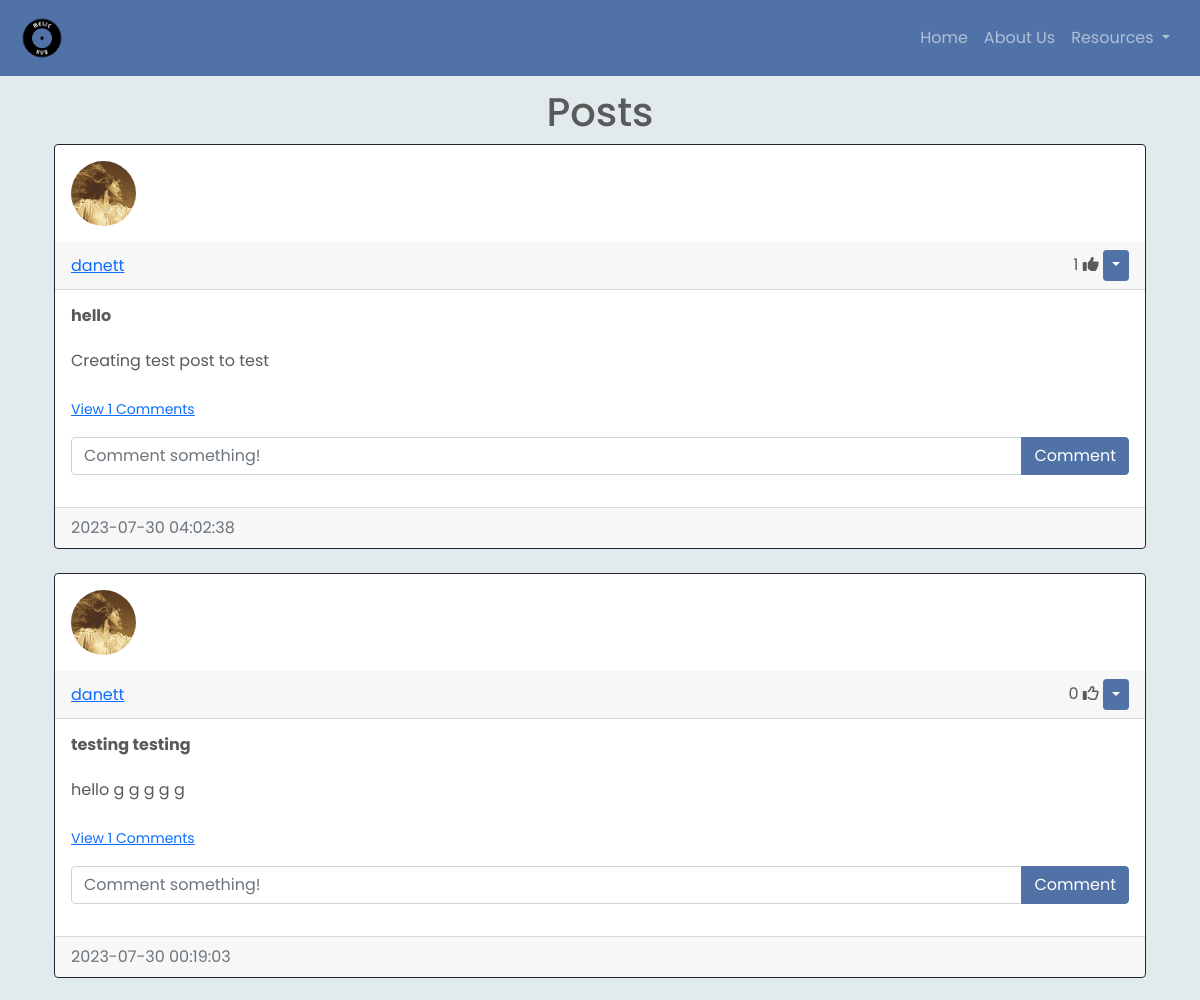
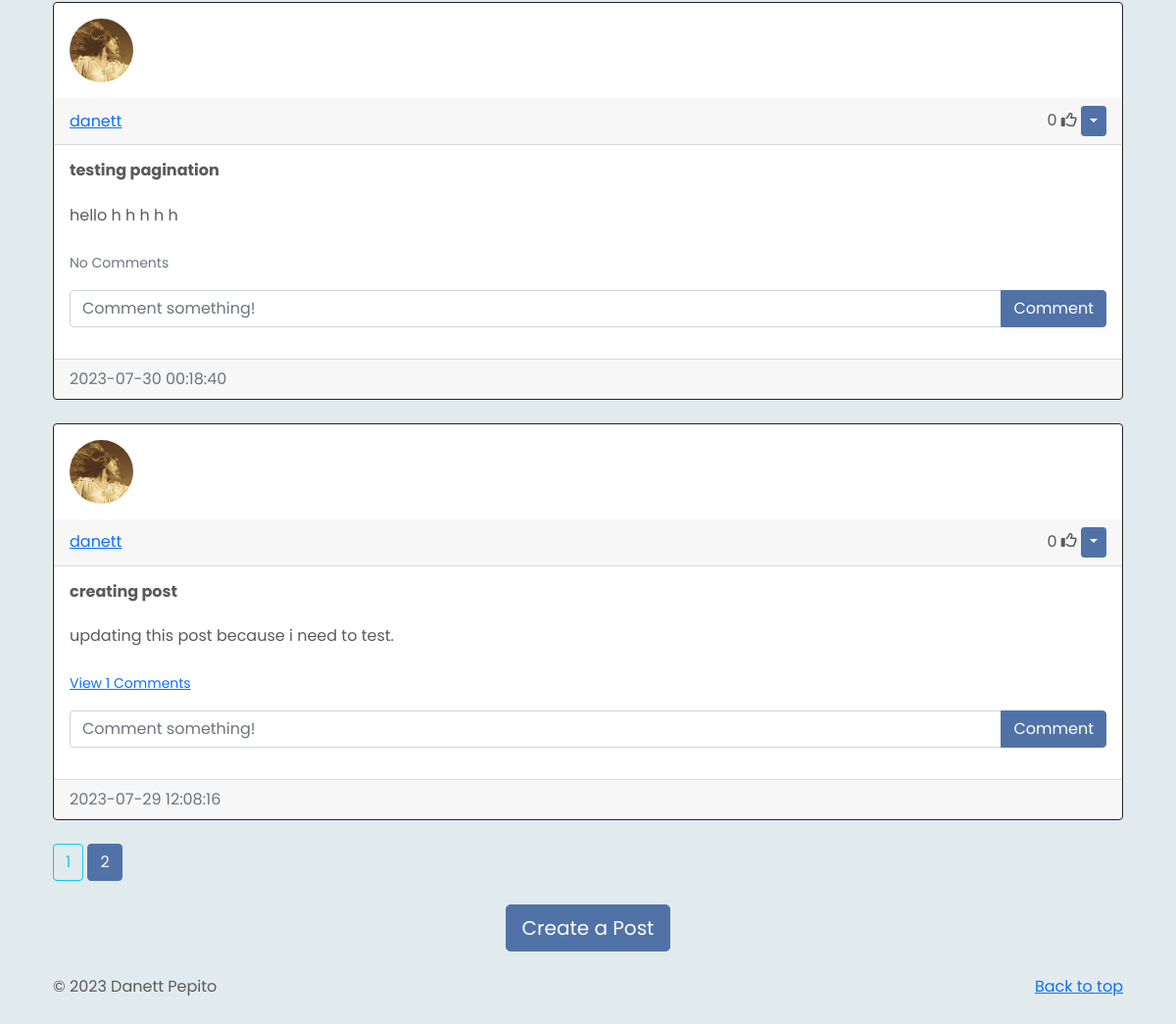
Screenshot of /blog?page=2 (signed in) with the database file from the repository (2 pictures, top to bottom).
### website/models.py (models this page shows)
class Post(db.Model):
    id = db.Column(db.Integer, primary_key=True)
    title = db.Column(db.String(100), nullable=False)
    text = db.Column(db.Text, nullable=False)
    date_created = db.Column(db.DateTime(timezone=True), default=func.now())
    author = db.Column(db.Integer, db.ForeignKey(
        'user.id', ondelete="CASCADE"), nullable=False)
    comments = db.relationship('Comment', backref='post', passive_deletes=True)
    likes = db.relationship('Like', backref='post', passive_deletes=True)

class User(db.Model, UserMixin):
    id = db.Column(db.Integer, primary_key=True)
    email = db.Column(db.String(150), unique=True)
    username = db.Column(db.String(150), unique=True)
    password = db.Column(db.String(150))
    image_file = db.Column(db.String(20), nullable=False,
                           default='default.jpg')
    date_created = db.Column(db.DateTime(timezone=True), default=func.now())
    posts = db.relationship('Post', backref='user', passive_deletes=True)
    comments = db.relationship('Comment', backref='user', passive_deletes=True)
    likes = db.relationship('Like', backref='user', passive_deletes=True)

### website/views.py (the view)
@views.route("/blog")
@login_required
def blog():
    page = request.args.get('page', 1, type=int)
    posts = Post.query.order_by(Post.date_created.desc()).paginate(page=page, per_page=4)
    return render_template("blog.html", user=current_user, posts=posts)

### website/templates/blog.html
{% extends "posts_div.html" %} {% block title %}Blog{% endblock %}

### website/templates/posts_div.html (shortened to what this page needs)
{% extends "base.html" %} {% block title %}Home{% endblock %} {% block content
%}
<h1 align="center">{% block header %}Posts{% endblock %}</h1>
<div id="posts">
  {% for post in posts %}
  <div class="card border-dark">
    <img class="rounded-circle article-img" src="{{ url_for('static', filename='profile_pics/' + post.user.image_file) }}">
    <div class="card-header d-flex justify-content-between align-items-center">
      <a href="/posts/{{post.user.username}}">{{post.user.username}}</a>
      <div>
        <span id="likes-count-{{post.id}}">
        {{ post.likes|length }}</span>
        {% if user.id in post.likes|map(attribute="author")|list %}
        <i
          class="fas fa-thumbs-up"
          id="like-button-{{post.id}}"
          onclick="like({{post.id}})"
        ></i>
          {% else %}
          <i
            class="far fa-thumbs-up"
            id="like-button-{{post.id}}"
            onclick="like({{post.id}})"
          ></i>
          {% endif %} {% if user.id == post.author %}
          <div class="btn-group">
            <button
              type="button"
              class="btn btn-sm btn-primary dropdown-toggle"
              data-bs-toggle="dropdown"
            ></button>
        </div>
        {% endif %}
        </div>
      </div>
      <div class="card-body">
        <div class="card-text post-title">{{post.title}}</div>
        <br />
        <div class="card-text">{{post.text}}</div>
        <br />
        <p class="card-text">
          {% if post.comments|length > 0 %}
          <a data-bs-toggle="collapse" href="#comments-{{post.id}}" role="button">
            <small>View {{post.comments|length}} Comments</small>
          </a>
          {% else %}
          <small class="text-muted">No Comments</small>
          {% endif %}
        </p>
        <form
          class="input-group mb-3"
          method="POST"
          action="/create-comment/{{post.id}}"
        >
          <input
            type="text"
            id="text"
            name="text"
            class="form-control"
            placeholder="Comment something!"
          />
          <button type="submit" class="btn btn-primary">Comment</button>
        </form>
      </div>
      <div class="card-footer text-muted">{{post.date_created}}</div>
    </div>
    <br /> {% endfor %}
  </div>
{% for page_num in posts.iter_pages(left_edge=1, right_edge=1, left_current=1, right_current=2) %}
{% if page_num %}
  {% if posts.page == page_num %}
    <a class="btn btn-primary mb-4" href="{{ url_for('views.blog', page=page_num)}}">{{ page_num }}</a>
  {% else %}
    <a class="btn btn-outline-info mb-4" href="{{ url_for('views.blog', page=page_num)}}">{{ page_num }}</a>
  {% endif %}
{% else %}
  ...
{% endif %}
{% endfor %}
{% block footer %}
<div align="center">
  <a href="/create-post"
    ><button type="button" class="btn btn-primary btn-lg">
      Create a Post
    </button></a
  >
</div>
<br />
{% endblock %} {% endblock %}

### website/templates/base.html (shortened to what this page needs)
<!DOCTYPE html>
<html lang="en">
  <head>
    <link
      href="https://cdn.jsdelivr.net/npm/bootstrap@5.0.2/dist/css/bootstrap.min.css"
      rel="stylesheet"
    />
      <link rel="stylesheet" type="text/css" href="{{ url_for('static', filename='styles.css') }}">
  </head>
  <body>
    <header>
      <nav class="navbar navbar-expand-md navbar-dark fixed-top bg-blue">
        <div class="container-fluid">
          <a class="navbar-logo" href="/home">
            <img id="navbar_logo" src="../static/assets/logo.png">
          </a>
          <div class="collapse navbar-collapse" id="navbarCollapse">
            <ul class="navbar-nav ms-auto mb-2 mb-md-0">
              <li class="nav-item">
                <a class="nav-link" aria-current="page" href="/home">Home</a>
              </li>
              {% if user.is_authenticated %}
              <li class="nav-item">
                <a class="nav-link" href="/about">About Us</a>
              </li>
              <li class="nav-item dropdown">
                <a class="nav-link dropdown-toggle" href="#" id="navbarDropdown" role="button" data-bs-toggle="dropdown" aria-expanded="false">
                  Resources
                </a>
              </li>
              {% endif %}
            </ul>
          </div>
        </div>
      </nav>
    </header>
    <div class="container mt-5">
    <div class="container mt-5">{% block content %}{% endblock %}</div>
    <div class="container">
      <div class="footer">
        <p class="float-end"><a href="#">Back to top</a></p>
        <p>&copy; 2023 Danett Pepito </p>
    </div>
  </body>
</html>

### website/static/styles.css (style rules this page uses)
html, body { color: #5a5a5a; font-family: 'Montserrat', sans-serif; font-family: 'Poppins', sans-serif; min-height: 100%; position: relative; background-color: #E1EBEE; padding-top: 20px; }
#navbar_logo { height: 60px; max-height: 5vw; }
.navbar { background-color: #5072A7; margin-bottom: 5px; }
.nav-item { border-top: 4px solid transparent; border-bottom: 4px solid transparent; margin-left: auto; }
.navbar-nav { margin-right: 10px; }
.footer { height: 50px; position: relative; bottom: 0; width: 100%; }
.article-img { height: 65px; width: 65px; margin: 16px; }
.post-title { font-weight: bold; line-height: 1.2; }
.btn-primary { background-color: #5072A7; border-color: #5072A7; color: #fff; }

### rows the page displays
Post: image_file (picture), user.username "danett", likes|length "1", title "hello", text "Creating test post to test", comments|length "1", date_created "2023-07-30 04:02:38"
Post: image_file (picture), user.username "danett", likes|length "0", title "testing testing", text "hello g g g g g", comments|length "1", date_created "2023-07-30 00:19:03"
Post: image_file (picture), user.username "danett", likes|length "0", title "testing pagination", text "hello h h h h h", shows "No Comments", date_created "2023-07-30 00:18:40"
Post: image_file (picture), user.username "danett", likes|length "0", title "creating post", text "updating this post because i need to test.", comments|length "1", date_created "2023-07-29 12:08:16"

### other values shown
{{ page_num }} "1"
{{ page_num }} "2"
